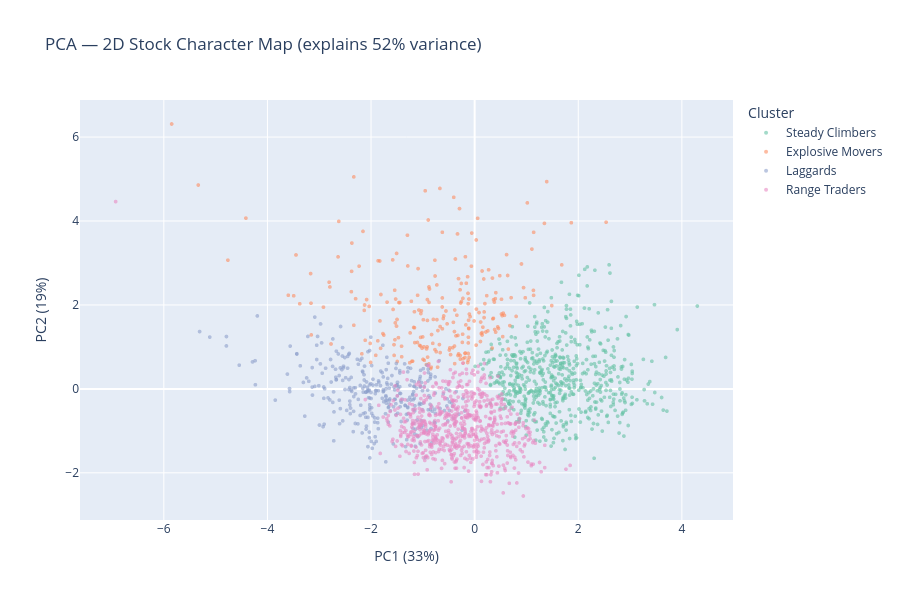

The notebook cell this image was saved under:
### Markdown cell above
## 6. PCA scatter — 2D view of clusters

### Code cell
pca = PCA(n_components=2, random_state=42)
coords = pca.fit_transform(X)

pca_df = feat_df[['cluster_name','ann_ret','ann_vol','r_squared']].copy()
pca_df['PC1'] = coords[:, 0]
pca_df['PC2'] = coords[:, 1]
pca_df['symbol'] = feat_df.index

fig = px.scatter(
    pca_df, x='PC1', y='PC2',
    color='cluster_name',
    hover_name='symbol',
    hover_data={'ann_ret': ':.1%', 'ann_vol': ':.1%', 'r_squared': ':.2f'},
    color_discrete_sequence=px.colors.qualitative.Set2,
    title=f'PCA — 2D Stock Character Map (explains {pca.explained_variance_ratio_.sum():.0%} variance)',
    labels={'PC1': f'PC1 ({pca.explained_variance_ratio_[0]:.0%})',
            'PC2': f'PC2 ({pca.explained_variance_ratio_[1]:.0%})',
            'cluster_name': 'Cluster'}
)
fig.update_traces(marker=dict(size=4, opacity=0.6))
fig.update_layout(height=600)
fig.show()

### Figure 1 — Plotly figure (JSON) as saved in the notebook; plotly's stock layout.template omitted (floating-point values rounded to 4 significant figures; data arrays with more than 128 entries replaced by an {"elided": "..."} marker saying what was removed)
{"data": [{"customdata": {"elided": "615x3 float values"}, "hovertemplate": "<b>%{hovertext}</b><br><br>Cluster=Steady Climbers<br>PC1 (33%)=%{x}<br>PC2 (19%)=%{y}<br>ann_ret=%{customdata[0]:.1%}<br>ann_vol=%{customdata[1]:.1%}<br>r_squared=%{customdata[2]:.2f}<extra></extra>", "hovertext": {"elided": "615 str values"}, "legendgroup": "Steady Climbers", "marker": {"color": "rgb(102,194,165)", "opacity": 0.6, "size": 4, "symbol": "circle"}, "mode": "markers", "name": "Steady Climbers", "showlegend": true, "type": "scattergl", "x": {"elided": "615 float values"}, "xaxis": "x", "y": {"elided": "615 float values"}, "yaxis": "y"}, {"customdata": {"elided": "236x3 float values"}, "hovertemplate": "<b>%{hovertext}</b><br><br>Cluster=Explosive Movers<br>PC1 (33%)=%{x}<br>PC2 (19%)=%{y}<br>ann_ret=%{customdata[0]:.1%}<br>ann_vol=%{customdata[1]:.1%}<br>r_squared=%{customdata[2]:.2f}<extra></extra>", "hovertext": {"elided": "236 str values"}, "legendgroup": "Explosive Movers", "marker": {"color": "rgb(252,141,98)", "opacity": 0.6, "size": 4, "symbol": "circle"}, "mode": "markers", "name": "Explosive Movers", "showlegend": true, "type": "scattergl", "x": {"elided": "236 float values"}, "xaxis": "x", "y": {"elided": "236 float values"}, "yaxis": "y"}, {"customdata": {"elided": "331x3 float values"}, "hovertemplate": "<b>%{hovertext}</b><br><br>Cluster=Laggards<br>PC1 (33%)=%{x}<br>PC2 (19%)=%{y}<br>ann_ret=%{customdata[0]:.1%}<br>ann_vol=%{customdata[1]:.1%}<br>r_squared=%{customdata[2]:.2f}<extra></extra>", "hovertext": {"elided": "331 str values"}, "legendgroup": "Laggards", "marker": {"color": "rgb(141,160,203)", "opacity": 0.6, "size": 4, "symbol": "circle"}, "mode": "markers", "name": "Laggards", "showlegend": true, "type": "scattergl", "x": {"elided": "331 float values"}, "xaxis": "x", "y": {"elided": "331 float values"}, "yaxis": "y"}, {"customdata": {"elided": "671x3 float values"}, "hovertemplate": "<b>%{hovertext}</b><br><br>Cluster=Range Traders<br>PC1 (33%)=%{x}<br>PC2 (19%)=%{y}<br>ann_ret=%{customdata[0]:.1%}<br>ann_vol=%{customdata[1]:.1%}<br>r_squared=%{customdata[2]:.2f}<extra></extra>", "hovertext": {"elided": "671 str values"}, "legendgroup": "Range Traders", "marker": {"color": "rgb(231,138,195)", "opacity": 0.6, "size": 4, "symbol": "circle"}, "mode": "markers", "name": "Range Traders", "showlegend": true, "type": "scattergl", "x": {"elided": "671 float values"}, "xaxis": "x", "y": {"elided": "671 float values"}, "yaxis": "y"}], "layout": {"height": 600, "legend": {"title": {"text": "Cluster"}, "tracegroupgap": 0}, "title": {"text": "PCA — 2D Stock Character Map (explains 52% variance)"}, "xaxis": {"anchor": "y", "domain": [0, 1], "title": {"text": "PC1 (33%)"}}, "yaxis": {"anchor": "x", "domain": [0, 1], "title": {"text": "PC2 (19%)"}}}}
